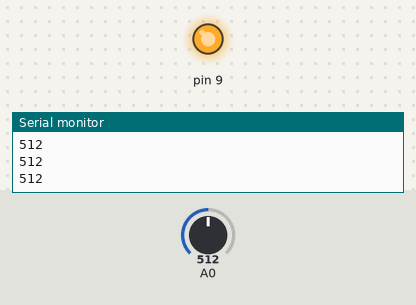
The sketch below on a simulated Arduino Uno, built with avr-gcc and run on an emulated ATmega328P. Shown: output pins drawn as LEDs (lit = HIGH), the last lines printed to the serial monitor. The inputs (shaded band) are chosen by the test bench; at power-on: A0 = 512.

Above: at 1.2 s.
1.3 s: A0 set to 489
At 2.5 s:
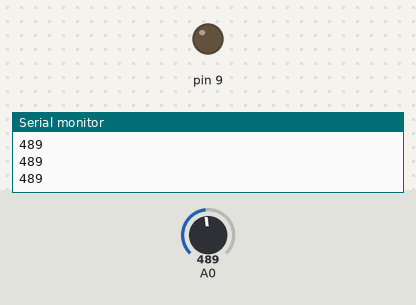
2.8 s: A0 set to 510
At 3.9 s:
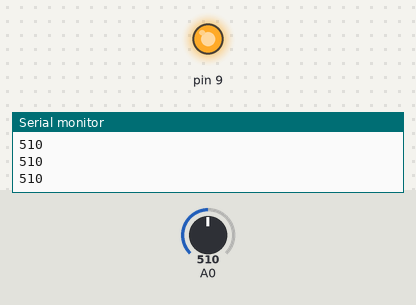
4.3 s: A0 set to 490
At 5.0 s:
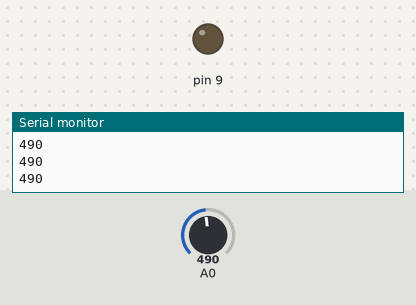
Timing chart, 0 to 7.3 s (numbered marks = the images above; inputs shaded):
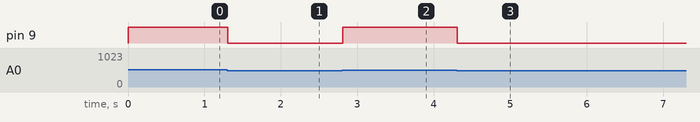

The sketch:

FireAlarm.ino
```cpp
void setup() {
  // initialize serial communication at 9600 bits per second:
  Serial.begin(9600);
  pinMode(9,OUTPUT);
}

void loop() {
  // read the input on analog pin 0:
  int sensorValue = analogRead(A0);
  // print out the value you read:
  Serial.println(sensorValue);
  //If there is a flame nearby, buzzer activates.
  if(sensorValue>500)
  digitalWrite(9,HIGH);
  else
  digitalWrite(9,LOW);
}
```

Measured:
- the behaviour switches between 501 and 500 on A0 (found by bisection; images 0 and 1)
- after the input at 1.3 s, pin 9: HIGH → LOW at once
- after the input at 2.8 s, pin 9: LOW → HIGH at once
- after the input at 4.3 s, pin 9: HIGH → LOW at once
